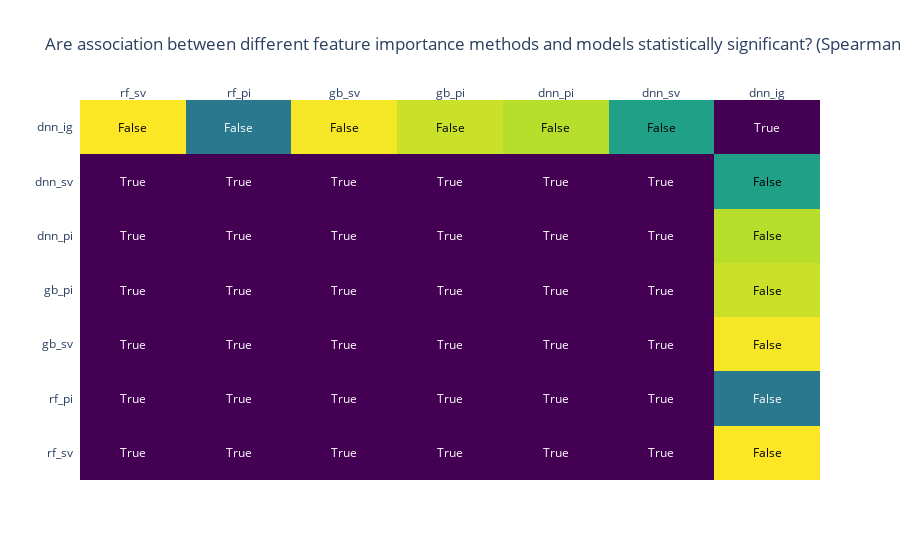

This figure's notebook cell:
### Code cell
plot_rank_method_significance(spearman_p_value, "Spearman Rho", 0.05,columns_name)

### Figure 1 — Plotly figure (JSON) as saved in the notebook; plotly's stock layout.template omitted (floating-point values rounded to 4 significant figures)
{"data": [{"colorscale": [[0, "#440154"], [0.1111, "#482878"], [0.2222, "#3e4989"], [0.3333, "#31688e"], [0.4444, "#26828e"], [0.5556, "#1f9e89"], [0.6667, "#35b779"], [0.7778, "#6ece58"], [0.8889, "#b5de2b"], [1, "#fde725"]], "reversescale": false, "showscale": false, "type": "heatmap", "x": ["rf_sv", "rf_pi", "gb_sv", "gb_pi", "dnn_pi", "dnn_sv", "dnn_ig"], "y": ["rf_sv", "rf_pi", "gb_sv", "gb_pi", "dnn_pi", "dnn_sv", "dnn_ig"], "z": [[0, 1.568e-05, 6.16e-08, 3.769e-06, 1.651e-06, 5.539e-09, 0.7914], [1.568e-05, 0, 4.751e-06, 6.812e-05, 2.522e-06, 1.962e-06, 0.3195], [6.16e-08, 4.751e-06, 0, 5.539e-09, 4.392e-05, 3.573e-07, 0.7817], [3.769e-06, 6.812e-05, 5.539e-09, 0, 4.751e-06, 3.919e-05, 0.7289], [1.651e-06, 2.522e-06, 4.392e-05, 4.751e-06, 0, 2.588e-07, 0.7052], [5.539e-09, 1.962e-06, 3.573e-07, 3.919e-05, 2.588e-07, 0, 0.4465], [0.7914, 0.3195, 0.7817, 0.7289, 0.7052, 0.4465, 0]]}], "layout": {"annotations": [{"font": {"color": "#FFFFFF"}, "showarrow": false, "text": "True", "x": "rf_sv", "xref": "x", "y": "rf_sv", "yref": "y"}, {"font": {"color": "#FFFFFF"}, "showarrow": false, "text": "True", "x": "rf_pi", "xref": "x", "y": "rf_sv", "yref": "y"}, {"font": {"color": "#FFFFFF"}, "showarrow": false, "text": "True", "x": "gb_sv", "xref": "x", "y": "rf_sv", "yref": "y"}, {"font": {"color": "#FFFFFF"}, "showarrow": false, "text": "True", "x": "gb_pi", "xref": "x", "y": "rf_sv", "yref": "y"}, {"font": {"color": "#FFFFFF"}, "showarrow": false, "text": "True", "x": "dnn_pi", "xref": "x", "y": "rf_sv", "yref": "y"}, {"font": {"color": "#FFFFFF"}, "showarrow": false, "text": "True", "x": "dnn_sv", "xref": "x", "y": "rf_sv", "yref": "y"}, {"font": {"color": "#000000"}, "showarrow": false, "text": "False", "x": "dnn_ig", "xref": "x", "y": "rf_sv", "yref": "y"}, {"font": {"color": "#FFFFFF"}, "showarrow": false, "text": "True", "x": "rf_sv", "xref": "x", "y": "rf_pi", "yref": "y"}, {"font": {"color": "#FFFFFF"}, "showarrow": false, "text": "True", "x": "rf_pi", "xref": "x", "y": "rf_pi", "yref": "y"}, {"font": {"color": "#FFFFFF"}, "showarrow": false, "text": "True", "x": "gb_sv", "xref": "x", "y": "rf_pi", "yref": "y"}, {"font": {"color": "#FFFFFF"}, "showarrow": false, "text": "True", "x": "gb_pi", "xref": "x", "y": "rf_pi", "yref": "y"}, {"font": {"color": "#FFFFFF"}, "showarrow": false, "text": "True", "x": "dnn_pi", "xref": "x", "y": "rf_pi", "yref": "y"}, {"font": {"color": "#FFFFFF"}, "showarrow": false, "text": "True", "x": "dnn_sv", "xref": "x", "y": "rf_pi", "yref": "y"}, {"font": {"color": "#FFFFFF"}, "showarrow": false, "text": "False", "x": "dnn_ig", "xref": "x", "y": "rf_pi", "yref": "y"}, {"font": {"color": "#FFFFFF"}, "showarrow": false, "text": "True", "x": "rf_sv", "xref": "x", "y": "gb_sv", "yref": "y"}, {"font": {"color": "#FFFFFF"}, "showarrow": false, "text": "True", "x": "rf_pi", "xref": "x", "y": "gb_sv", "yref": "y"}, {"font": {"color": "#FFFFFF"}, "showarrow": false, "text": "True", "x": "gb_sv", "xref": "x", "y": "gb_sv", "yref": "y"}, {"font": {"color": "#FFFFFF"}, "showarrow": false, "text": "True", "x": "gb_pi", "xref": "x", "y": "gb_sv", "yref": "y"}, {"font": {"color": "#FFFFFF"}, "showarrow": false, "text": "True", "x": "dnn_pi", "xref": "x", "y": "gb_sv", "yref": "y"}, {"font": {"color": "#FFFFFF"}, "showarrow": false, "text": "True", "x": "dnn_sv", "xref": "x", "y": "gb_sv", "yref": "y"}, {"font": {"color": "#000000"}, "showarrow": false, "text": "False", "x": "dnn_ig", "xref": "x", "y": "gb_sv", "yref": "y"}, {"font": {"color": "#FFFFFF"}, "showarrow": false, "text": "True", "x": "rf_sv", "xref": "x", "y": "gb_pi", "yref": "y"}, {"font": {"color": "#FFFFFF"}, "showarrow": false, "text": "True", "x": "rf_pi", "xref": "x", "y": "gb_pi", "yref": "y"}, {"font": {"color": "#FFFFFF"}, "showarrow": false, "text": "True", "x": "gb_sv", "xref": "x", "y": "gb_pi", "yref": "y"}, {"font": {"color": "#FFFFFF"}, "showarrow": false, "text": "True", "x": "gb_pi", "xref": "x", "y": "gb_pi", "yref": "y"}, {"font": {"color": "#FFFFFF"}, "showarrow": false, "text": "True", "x": "dnn_pi", "xref": "x", "y": "gb_pi", "yref": "y"}, {"font": {"color": "#FFFFFF"}, "showarrow": false, "text": "True", "x": "dnn_sv", "xref": "x", "y": "gb_pi", "yref": "y"}, {"font": {"color": "#000000"}, "showarrow": false, "text": "False", "x": "dnn_ig", "xref": "x", "y": "gb_pi", "yref": "y"}, {"font": {"color": "#FFFFFF"}, "showarrow": false, "text": "True", "x": "rf_sv", "xref": "x", "y": "dnn_pi", "yref": "y"}, {"font": {"color": "#FFFFFF"}, "showarrow": false, "text": "True", "x": "rf_pi", "xref": "x", "y": "dnn_pi", "yref": "y"}, {"font": {"color": "#FFFFFF"}, "showarrow": false, "text": "True", "x": "gb_sv", "xref": "x", "y": "dnn_pi", "yref": "y"}, {"font": {"color": "#FFFFFF"}, "showarrow": false, "text": "True", "x": "gb_pi", "xref": "x", "y": "dnn_pi", "yref": "y"}, {"font": {"color": "#FFFFFF"}, "showarrow": false, "text": "True", "x": "dnn_pi", "xref": "x", "y": "dnn_pi", "yref": "y"}, {"font": {"color": "#FFFFFF"}, "showarrow": false, "text": "True", "x": "dnn_sv", "xref": "x", "y": "dnn_pi", "yref": "y"}, {"font": {"color": "#000000"}, "showarrow": false, "text": "False", "x": "dnn_ig", "xref": "x", "y": "dnn_pi", "yref": "y"}, {"font": {"color": "#FFFFFF"}, "showarrow": false, "text": "True", "x": "rf_sv", "xref": "x", "y": "dnn_sv", "yref": "y"}, {"font": {"color": "#FFFFFF"}, "showarrow": false, "text": "True", "x": "rf_pi", "xref": "x", "y": "dnn_sv", "yref": "y"}, {"font": {"color": "#FFFFFF"}, "showarrow": false, "text": "True", "x": "gb_sv", "xref": "x", "y": "dnn_sv", "yref": "y"}, {"font": {"color": "#FFFFFF"}, "showarrow": false, "text": "True", "x": "gb_pi", "xref": "x", "y": "dnn_sv", "yref": "y"}, {"font": {"color": "#FFFFFF"}, "showarrow": false, "text": "True", "x": "dnn_pi", "xref": "x", "y": "dnn_sv", "yref": "y"}, {"font": {"color": "#FFFFFF"}, "showarrow": false, "text": "True", "x": "dnn_sv", "xref": "x", "y": "dnn_sv", "yref": "y"}, {"font": {"color": "#000000"}, "showarrow": false, "text": "False", "x": "dnn_ig", "xref": "x", "y": "dnn_sv", "yref": "y"}, {"font": {"color": "#000000"}, "showarrow": false, "text": "False", "x": "rf_sv", "xref": "x", "y": "dnn_ig", "yref": "y"}, {"font": {"color": "#FFFFFF"}, "showarrow": false, "text": "False", "x": "rf_pi", "xref": "x", "y": "dnn_ig", "yref": "y"}, {"font": {"color": "#000000"}, "showarrow": false, "text": "False", "x": "gb_sv", "xref": "x", "y": "dnn_ig", "yref": "y"}, {"font": {"color": "#000000"}, "showarrow": false, "text": "False", "x": "gb_pi", "xref": "x", "y": "dnn_ig", "yref": "y"}, {"font": {"color": "#000000"}, "showarrow": false, "text": "False", "x": "dnn_pi", "xref": "x", "y": "dnn_ig", "yref": "y"}, {"font": {"color": "#000000"}, "showarrow": false, "text": "False", "x": "dnn_sv", "xref": "x", "y": "dnn_ig", "yref": "y"}, {"font": {"color": "#FFFFFF"}, "showarrow": false, "text": "True", "x": "dnn_ig", "xref": "x", "y": "dnn_ig", "yref": "y"}], "autosize": true, "title": {"text": "Are association between different feature importance methods and models statistically significant? (Spearman Rho)"}, "xaxis": {"autorange": true, "dtick": 1, "gridcolor": "rgb(0, 0, 0)", "range": [-0.5, 6.5], "side": "top", "ticks": "", "type": "category"}, "yaxis": {"autorange": true, "dtick": 1, "range": [-0.5, 6.5], "ticks": "", "ticksuffix": "  ", "type": "category"}}}
